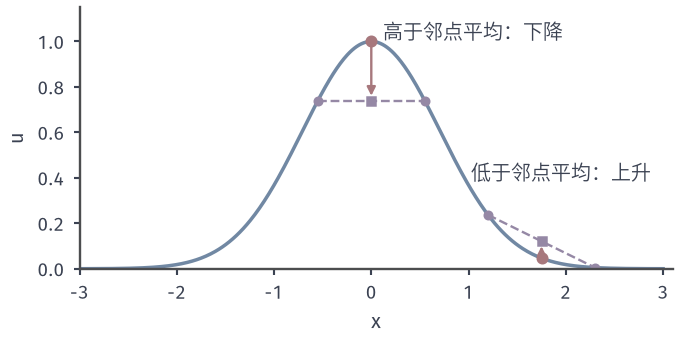

The script that drew this image:
from pathlib import Path
import sys
ROOT = next(p for p in Path(__file__).resolve().parents if (p/'build.sh').is_file() and (p/'tex/book.tex').is_file())
sys.path.insert(0, str(ROOT/'figures/06-differential-equations/02-partial-differential-equations/matplotlib/pdeprob-common'))
from pdeprob_common import *
# Target: second difference compares a point with the average of its two neighbours.
fig, ax = figure(width_mm=96, height_mm=48)
style(ax)
u = lambda x: np.exp(-x**2)
X = np.linspace(-3,3,500); ax.plot(X,u(X),color=BLUE,lw=1.4)
h = .55
for x0 in (0.0,1.75):
    a,b = x0-h,x0+h; m=(u(a)+u(b))/2
    ax.plot([a,b],[u(a),u(b)],color=PURPLE,lw=.95,ls='--')
    ax.plot([a,b],[u(a),u(b)],'o',ms=3,color=PURPLE)
    ax.plot([x0],[m],'s',ms=3,color=PURPLE)
    ax.plot([x0],[u(x0)],'o',ms=3.8,color=RED)
    ax.annotate('',xy=(x0,m),xytext=(x0,u(x0)),arrowprops=dict(arrowstyle='-|>',color=RED,lw=.95,shrinkA=2,shrinkB=2,mutation_scale=7))
ax.text(.12,1.04,'高于邻点平均：下降',color=INK,va='center')
ax.text(1.95,.42,'低于邻点平均：上升',color=INK,va='center',ha='center')
ax.set_xlim(-3,3.1); ax.set_ylim(0,1.15); ax.set_xlabel('$x$'); ax.set_ylabel('$u$')
save(fig, Path(__file__).resolve().parent, 'figure', {'formula':'u=exp(-x^2); neighbours at x0 +- 0.55, x0 in {0,1.75}'})
